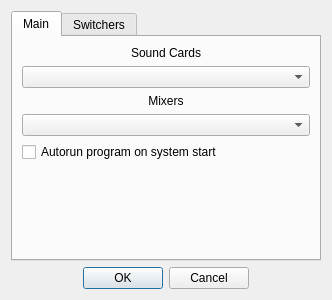
<?xml version="1.0" encoding="UTF-8"?>
<ui version="4.0">
 <class>SettingsDialog</class>
 <widget class="QDialog" name="SettingsDialog">
  <property name="geometry">
   <rect>
    <x>0</x>
    <y>0</y>
    <width>332</width>
    <height>300</height>
   </rect>
  </property>
  <property name="sizePolicy">
   <sizepolicy hsizetype="Fixed" vsizetype="Fixed">
    <horstretch>0</horstretch>
    <verstretch>0</verstretch>
   </sizepolicy>
  </property>
  <property name="windowTitle">
   <string>Dialog</string>
  </property>
  <layout class="QVBoxLayout" name="verticalLayout_2">
   <item>
    <layout class="QVBoxLayout" name="verticalLayout_5">
     <item>
      <widget class="QTabWidget" name="tabWidget">
       <property name="currentIndex">
        <number>0</number>
       </property>
       <widget class="QWidget" name="tab">
        <attribute name="title">
         <string>Main</string>
        </attribute>
        <layout class="QVBoxLayout" name="verticalLayout">
         <item>
          <widget class="QLabel" name="label">
           <property name="sizePolicy">
            <sizepolicy hsizetype="Preferred" vsizetype="Preferred">
             <horstretch>0</horstretch>
             <verstretch>0</verstretch>
            </sizepolicy>
           </property>
           <property name="text">
            <string>Sound Cards</string>
           </property>
           <property name="scaledContents">
            <bool>true</bool>
           </property>
           <property name="alignment">
            <set>Qt::AlignCenter</set>
           </property>
          </widget>
         </item>
         <item>
          <widget class="QComboBox" name="cardBox"/>
         </item>
         <item>
          <widget class="QLabel" name="label_2">
           <property name="text">
            <string>Mixers</string>
           </property>
           <property name="alignment">
            <set>Qt::AlignCenter</set>
           </property>
          </widget>
         </item>
         <item>
          <widget class="QComboBox" name="mixerBox"/>
         </item>
         <item>
          <widget class="QCheckBox" name="isAutorun">
           <property name="text">
            <string>Autorun program on system start</string>
           </property>
          </widget>
         </item>
         <item>
          <spacer name="verticalSpacer_2">
           <property name="orientation">
            <enum>Qt::Vertical</enum>
           </property>
           <property name="sizeHint" stdset="0">
            <size>
             <width>20</width>
             <height>86</height>
            </size>
           </property>
          </spacer>
         </item>
        </layout>
       </widget>
       <widget class="QWidget" name="tab_2">
        <attribute name="title">
         <string>Switchers</string>
        </attribute>
        <layout class="QVBoxLayout" name="verticalLayout_4">
         <item>
          <layout class="QVBoxLayout" name="verticalLayout_3"/>
         </item>
        </layout>
       </widget>
      </widget>
     </item>
     <item>
      <layout class="QHBoxLayout" name="horizontalLayout">
       <item>
        <spacer name="horizontalSpacer_2">
         <property name="orientation">
          <enum>Qt::Horizontal</enum>
         </property>
         <property name="sizeHint" stdset="0">
          <size>
           <width>40</width>
           <height>20</height>
          </size>
         </property>
        </spacer>
       </item>
       <item>
        <widget class="QDialogButtonBox" name="buttonBox">
         <property name="orientation">
          <enum>Qt::Horizontal</enum>
         </property>
         <property name="standardButtons">
          <set>QDialogButtonBox::Cancel|QDialogButtonBox::Ok</set>
         </property>
         <property name="centerButtons">
          <bool>true</bool>
         </property>
        </widget>
       </item>
       <item>
        <spacer name="horizontalSpacer">
         <property name="orientation">
          <enum>Qt::Horizontal</enum>
         </property>
         <property name="sizeHint" stdset="0">
          <size>
           <width>40</width>
           <height>20</height>
          </size>
         </property>
        </spacer>
       </item>
      </layout>
     </item>
    </layout>
   </item>
  </layout>
 </widget>
 <resources/>
 <connections>
  <connection>
   <sender>buttonBox</sender>
   <signal>accepted()</signal>
   <receiver>SettingsDialog</receiver>
   <slot>accept()</slot>
   <hints>
    <hint type="sourcelabel">
     <x>248</x>
     <y>254</y>
    </hint>
    <hint type="destinationlabel">
     <x>157</x>
     <y>274</y>
    </hint>
   </hints>
  </connection>
  <connection>
   <sender>buttonBox</sender>
   <signal>rejected()</signal>
   <receiver>SettingsDialog</receiver>
   <slot>reject()</slot>
   <hints>
    <hint type="sourcelabel">
     <x>316</x>
     <y>260</y>
    </hint>
    <hint type="destinationlabel">
     <x>286</x>
     <y>274</y>
    </hint>
   </hints>
  </connection>
 </connections>
</ui>
